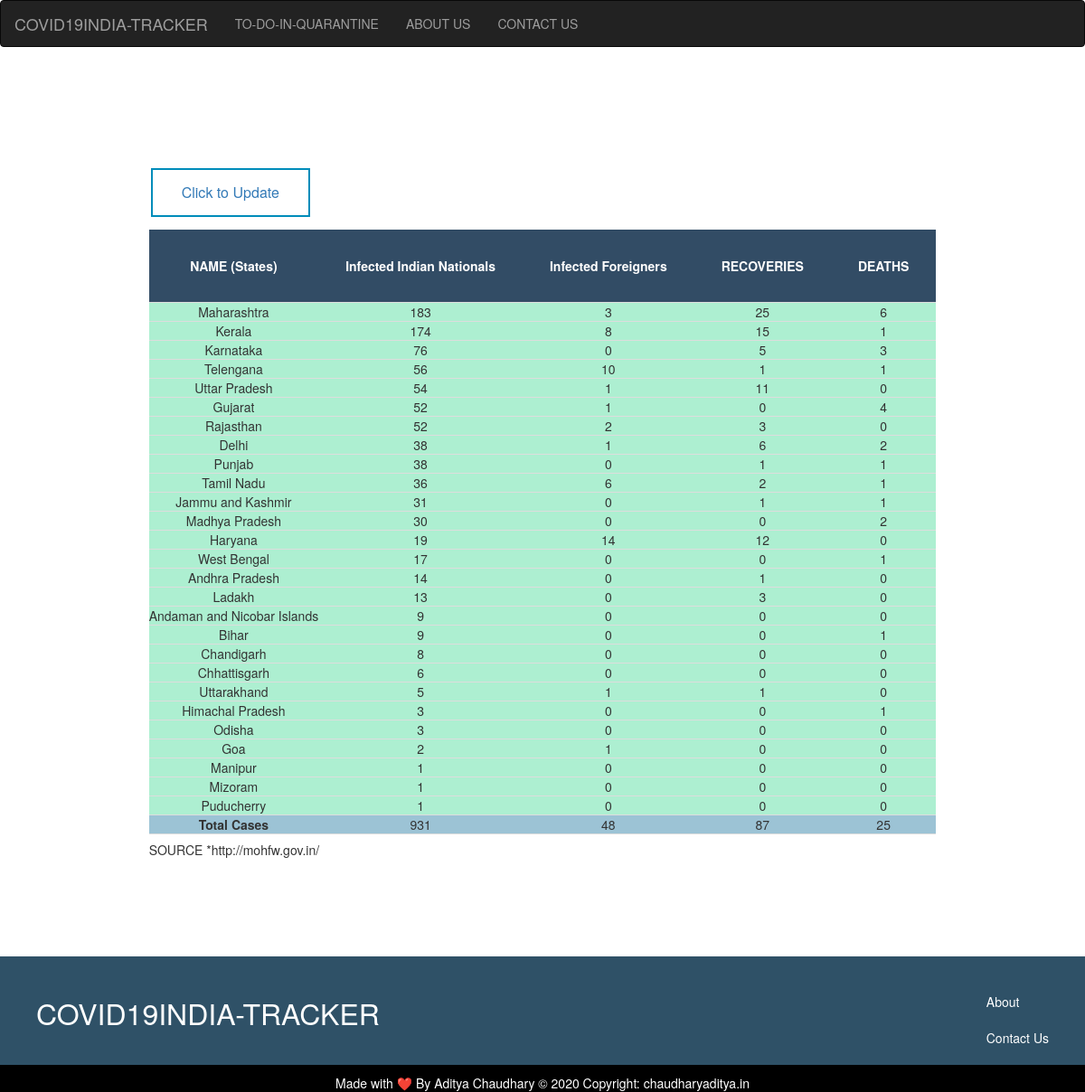
The page / on the database its author committed.
### papp.py (models this page shows)
class CORONACASES(db.Model):
	ID=db.Column(db.Integer,primary_key=True,nullable=False)
	NAMEOFSTATE=db.Column(db.Text,nullable=False)
	INDIANCASES=db.Column(db.Integer,nullable=False)
	FOREIGNCASES=db.Column(db.Integer,nullable=False)
	RECOVEREDCASES=db.Column(db.Integer,nullable=False)
	DEATHCASES=db.Column(db.Integer,nullable=False)

class TOTCORONACASES(db.Model):
	ID=db.Column(db.Integer,primary_key=True,nullable=False)
	INDIANCASES=db.Column(db.Integer,nullable=False)
	FOREIGNCASES=db.Column(db.Integer,nullable=False)
	RECOVEREDCASES=db.Column(db.Integer,nullable=False)
	DEATHCASES=db.Column(db.Integer,nullable=False)

### papp.py (the view)
@app.route("/",methods=["POST","GET"])
def home():
	case=CORONACASES.query.all()
	desccase=CORONACASES.query.order_by(desc(CORONACASES.INDIANCASES)).all()
	total=TOTCORONACASES.query.all()
	return render_template("home.html",cases=case,totalcase=total,desccases=desccase)

### templates/home.html (shortened to what this page needs)
{% extends "base.html" %}
{% block content %}
<div class="flex-container">
	<div>
<h5><button class="button button2" style="align-items: center;"><a href="{{url_for('update')}}">Click to Update</a></button></h5>
<table style="width:100%" class="print" >
  <tr>
    <th>NAME (States)</th>
    <th>Infected Indian Nationals</th>
    <th>Infected Foreigners</th>
    <th>RECOVERIES</th>
    <th>DEATHS</th>
  </tr>
  {% for case in desccases %}
    <tr>
        <td>{{case.NAMEOFSTATE}}</td>
        <td>{{case.INDIANCASES}}</td>
        <td>{{case.FOREIGNCASES}}</td>
        <td>{{case.RECOVEREDCASES}}</td>
        <td>{{case.DEATHCASES}}</td>
    </tr>
  {% endfor %}
  {% for case in totalcase %}
    <tr class="sp">
    	<td><strong>Total Cases</strong></td>
        <td>{{case.INDIANCASES}}</td>
        <td>{{case.FOREIGNCASES}}</td>
        <td>{{case.RECOVEREDCASES}}</td>
        <td>{{case.DEATHCASES}}</td>
    </tr>
  {% endfor %}
</table>
<h5>SOURCE *http://mohfw.gov.in/</h5>
</div>
</div>
{% endblock %}

### templates/base.html (shortened to what this page needs)
<!DOCTYPE html>
<html>
  <head>
    <link rel="stylesheet" href="../static/stylesheet.css">
    <link rel="stylesheet" href="https://maxcdn.bootstrapcdn.com/bootstrap/3.4.1/css/bootstrap.min.css">
  </head>
  <body>
    <div class="header">
      <nav class="navbar navbar-inverse">
        <div class="container-fluid">
          <div class="navbar-header">
            <a class="navbar-brand" href="{{url_for('home')}}">COVID19INDIA-TRACKER</a>
          </div>
          <ul class="nav navbar-nav">
            <li><a href="{{url_for('info')}}">TO-DO-IN-QUARANTINE</a></li>
            <li><a href="{{url_for('about')}}">ABOUT US</a></li>
            <li><a href="{{url_for('contactus')}}">CONTACT US</a></li>
          </ul>
        </div>
      </nav>
    </div>
    <div class="main">
      {% block content %}
      {% endblock %}
    </div>
    <div class="footer">
      <div class="footer-logo">COVID19INDIA-TRACKER</div>
      <div class="footer-list">
        <ul>
          <li><a href="{{url_for('about')}}">About</a></li>
          <li><a href="{{url_for('contactus')}}">Contact Us</a></li>
        </ul>
      </div>
    </div>
    <footer class="secondf">
  <div class="container">
  </div>
  <div class="footer-copyright">     Made with ❤️ By Aditya Chaudhary © 2020 Copyright: chaudharyaditya.in
  </div>
</footer>
  </body>
</html>

### static/stylesheet.css (style rules this page uses)
body { font-family: "Avenir Next"; }
li { list-style: none; }
.main { padding: 100px 80px; }
.footer { background-color: #2f5167; color: #fff; height: 120px; padding: 40px; }
.footer-logo { float: left; font-size: 32px; }
.footer-list { float: right; }
.footer-list li { padding-bottom: 20px; color: #fff; }
.footer-list a { color:#fff !important; text-decoration: none; }
.secondf { background: black; color:white; text-align: center; }
.main { height: auto; }
.print th { background-color: #00203FFF; color: white; opacity: 0.8; }
.print th,td { padding: 30px; border-bottom: 1px solid #ddd; text-align: center; }
.print td { background-color:#ADEFD1FF; }
.sp td { background-color:#9CC3D5FF; }
.flex-container { display: flex; justify-content: center; align-items: center; }
.button { background-color: #4CAF50; border: none; color: white; padding: 16px 32px; text-align: center; text-decoration: none; display: inline-block; font-size: 16px; margin: 4px 2px; transition-duration: 0.4s; cursor: pointer; }
.button2 { background-color: white; color: black; border: 2px solid #008CBA; }

### rows shown on the page
CORONACASES: NAMEOFSTATE "Maharashtra", INDIANCASES "183", FOREIGNCASES "3", RECOVEREDCASES "25", DEATHCASES "6"
CORONACASES: NAMEOFSTATE "Kerala", INDIANCASES "174", FOREIGNCASES "8", RECOVEREDCASES "15", DEATHCASES "1"
CORONACASES: NAMEOFSTATE "Karnataka", INDIANCASES "76", FOREIGNCASES "0", RECOVEREDCASES "5", DEATHCASES "3"
CORONACASES: NAMEOFSTATE "Telengana", INDIANCASES "56", FOREIGNCASES "10", RECOVEREDCASES "1", DEATHCASES "1"
CORONACASES: NAMEOFSTATE "Uttar Pradesh", INDIANCASES "54", FOREIGNCASES "1", RECOVEREDCASES "11", DEATHCASES "0"
CORONACASES: NAMEOFSTATE "Gujarat", INDIANCASES "52", FOREIGNCASES "1", RECOVEREDCASES "0", DEATHCASES "4"
CORONACASES: NAMEOFSTATE "Rajasthan", INDIANCASES "52", FOREIGNCASES "2", RECOVEREDCASES "3", DEATHCASES "0"
CORONACASES: NAMEOFSTATE "Delhi", INDIANCASES "38", FOREIGNCASES "1", RECOVEREDCASES "6", DEATHCASES "2"
CORONACASES: NAMEOFSTATE "Punjab", INDIANCASES "38", FOREIGNCASES "0", RECOVEREDCASES "1", DEATHCASES "1"
CORONACASES: NAMEOFSTATE "Tamil Nadu", INDIANCASES "36", FOREIGNCASES "6", RECOVEREDCASES "2", DEATHCASES "1"
CORONACASES: NAMEOFSTATE "Jammu and Kashmir", INDIANCASES "31", FOREIGNCASES "0", RECOVEREDCASES "1", DEATHCASES "1"
CORONACASES: NAMEOFSTATE "Madhya Pradesh", INDIANCASES "30", FOREIGNCASES "0", RECOVEREDCASES "0", DEATHCASES "2"
CORONACASES: NAMEOFSTATE "Haryana", INDIANCASES "19", FOREIGNCASES "14", RECOVEREDCASES "12", DEATHCASES "0"
CORONACASES: NAMEOFSTATE "West Bengal", INDIANCASES "17", FOREIGNCASES "0", RECOVEREDCASES "0", DEATHCASES "1"
CORONACASES: NAMEOFSTATE "Andhra Pradesh", INDIANCASES "14", FOREIGNCASES "0", RECOVEREDCASES "1", DEATHCASES "0"
CORONACASES: NAMEOFSTATE "Ladakh", INDIANCASES "13", FOREIGNCASES "0", RECOVEREDCASES "3", DEATHCASES "0"
CORONACASES: NAMEOFSTATE "Andaman and Nicobar Islands", INDIANCASES "9", FOREIGNCASES "0", RECOVEREDCASES "0", DEATHCASES "0"
CORONACASES: NAMEOFSTATE "Bihar", INDIANCASES "9", FOREIGNCASES "0", RECOVEREDCASES "0", DEATHCASES "1"
CORONACASES: NAMEOFSTATE "Chandigarh", INDIANCASES "8", FOREIGNCASES "0", RECOVEREDCASES "0", DEATHCASES "0"
CORONACASES: NAMEOFSTATE "Chhattisgarh", INDIANCASES "6", FOREIGNCASES "0", RECOVEREDCASES "0", DEATHCASES "0"
CORONACASES: NAMEOFSTATE "Uttarakhand", INDIANCASES "5", FOREIGNCASES "1", RECOVEREDCASES "1", DEATHCASES "0"
CORONACASES: NAMEOFSTATE "Himachal Pradesh", INDIANCASES "3", FOREIGNCASES "0", RECOVEREDCASES "0", DEATHCASES "1"
CORONACASES: NAMEOFSTATE "Odisha", INDIANCASES "3", FOREIGNCASES "0", RECOVEREDCASES "0", DEATHCASES "0"
CORONACASES: NAMEOFSTATE "Goa", INDIANCASES "2", FOREIGNCASES "1", RECOVEREDCASES "0", DEATHCASES "0"
CORONACASES: NAMEOFSTATE "Manipur", INDIANCASES "1", FOREIGNCASES "0", RECOVEREDCASES "0", DEATHCASES "0"
CORONACASES: NAMEOFSTATE "Mizoram", INDIANCASES "1", FOREIGNCASES "0", RECOVEREDCASES "0", DEATHCASES "0"
CORONACASES: NAMEOFSTATE "Puducherry", INDIANCASES "1", FOREIGNCASES "0", RECOVEREDCASES "0", DEATHCASES "0"
TOTCORONACASES: INDIANCASES "931", FOREIGNCASES "48", RECOVEREDCASES "87", DEATHCASES "25"
